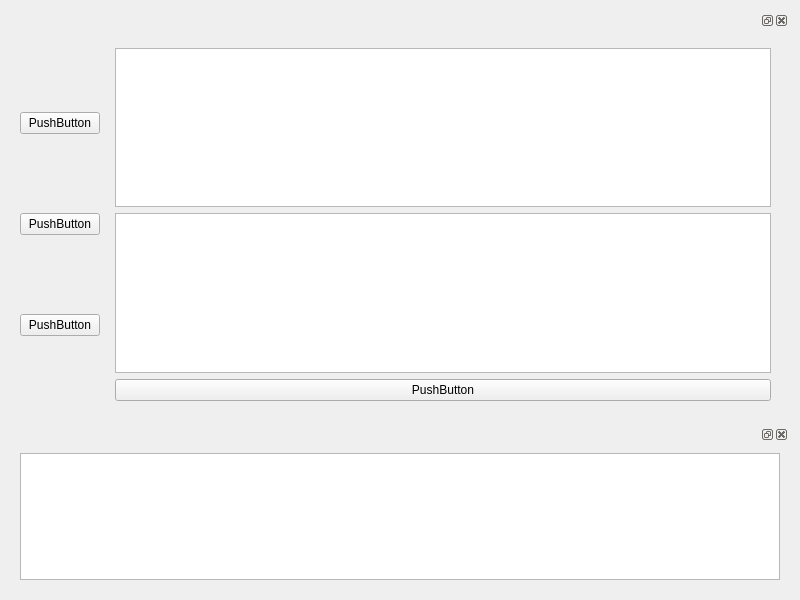
<?xml version="1.0" encoding="UTF-8"?>
<ui version="4.0">
 <class>Widget</class>
 <widget class="QWidget" name="Widget">
  <property name="geometry">
   <rect>
    <x>0</x>
    <y>0</y>
    <width>800</width>
    <height>600</height>
   </rect>
  </property>
  <property name="windowTitle">
   <string>Widget</string>
  </property>
  <layout class="QGridLayout" name="gridLayout_4">
   <item row="0" column="0">
    <widget class="QDockWidget" name="dockWidget_2">
     <widget class="QWidget" name="dockWidgetContents_3">
      <layout class="QGridLayout" name="gridLayout_5">
       <item row="0" column="0">
        <layout class="QHBoxLayout" name="horizontalLayout">
         <item>
          <layout class="QVBoxLayout" name="verticalLayout">
           <item>
            <widget class="QPushButton" name="pushButton_3">
             <property name="text">
              <string>PushButton</string>
             </property>
            </widget>
           </item>
           <item>
            <widget class="QPushButton" name="pushButton">
             <property name="text">
              <string>PushButton</string>
             </property>
            </widget>
           </item>
           <item>
            <widget class="QPushButton" name="pushButton_2">
             <property name="text">
              <string>PushButton</string>
             </property>
            </widget>
           </item>
          </layout>
         </item>
         <item>
          <widget class="QWidget" name="widget" native="true">
           <layout class="QGridLayout" name="gridLayout_6">
            <item row="0" column="0">
             <layout class="QVBoxLayout" name="verticalLayout_2">
              <item>
               <widget class="QGraphicsView" name="graphicsView"/>
              </item>
              <item>
               <widget class="QTextEdit" name="textEdit"/>
              </item>
              <item>
               <widget class="QPushButton" name="pushButton_4">
                <property name="text">
                 <string>PushButton</string>
                </property>
               </widget>
              </item>
             </layout>
            </item>
           </layout>
          </widget>
         </item>
        </layout>
       </item>
      </layout>
     </widget>
    </widget>
   </item>
   <item row="1" column="0">
    <widget class="QDockWidget" name="dockWidget">
     <widget class="QWidget" name="dockWidgetContents_2">
      <layout class="QGridLayout" name="gridLayout_7">
       <item row="0" column="0">
        <widget class="QListView" name="listView"/>
       </item>
      </layout>
     </widget>
    </widget>
   </item>
  </layout>
 </widget>
 <resources/>
 <connections/>
</ui>
